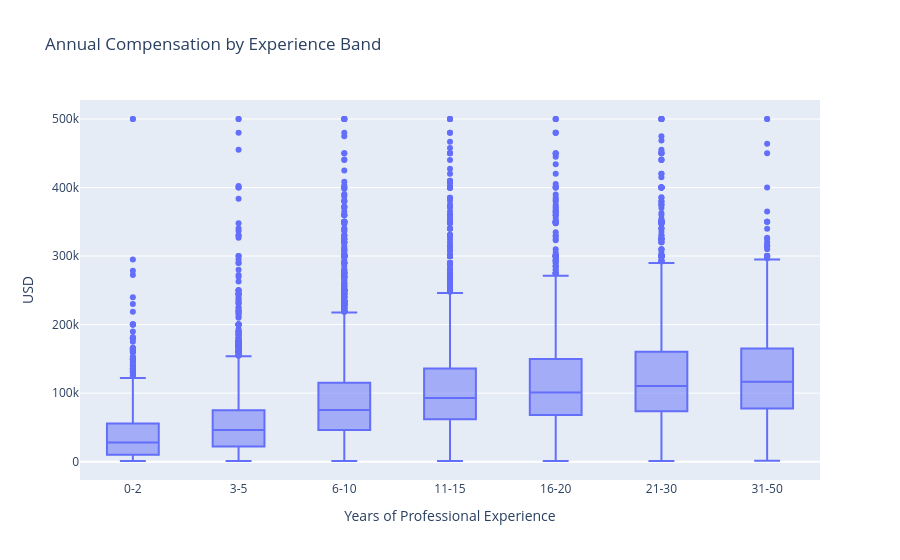

The notebook cell saved with this chart:
### Code cell
bins = [0, 2, 5, 10, 15, 20, 30, 50]
labels = ["0-2", "3-5", "6-10", "11-15", "16-20", "21-30", "31-50"]
df_exp["ExpBand"] = pd.cut(df_exp["WorkExp"], bins=bins, labels=labels, right=True)

fig = px.box(
    df_exp, x="ExpBand", y="ConvertedCompYearly",
    title="Annual Compensation by Experience Band",
    labels={"ExpBand": "Years of Professional Experience", "ConvertedCompYearly": "USD"},
    category_orders={"ExpBand": labels},
)
fig.show()

### Figure 1 — Plotly figure (JSON) as saved in the notebook; plotly's stock layout.template omitted (floating-point values rounded to 4 significant figures; data arrays with more than 128 entries replaced by an {"elided": "..."} marker saying what was removed)
{"data": [{"alignmentgroup": "True", "hovertemplate": "Years of Professional Experience=%{x}<br>USD=%{y}<extra></extra>", "legendgroup": "", "marker": {"color": "#636efa"}, "name": "", "notched": false, "offsetgroup": "", "orientation": "v", "showlegend": false, "type": "box", "x": {"elided": "19060 str values"}, "x0": " ", "xaxis": "x", "y": {"elided": "19060 float values"}, "y0": " ", "yaxis": "y"}], "layout": {"boxmode": "group", "legend": {"tracegroupgap": 0}, "title": {"text": "Annual Compensation by Experience Band"}, "xaxis": {"anchor": "y", "categoryarray": ["0-2", "3-5", "6-10", "11-15", "16-20", "21-30", "31-50"], "categoryorder": "array", "domain": [0, 1], "title": {"text": "Years of Professional Experience"}}, "yaxis": {"anchor": "x", "domain": [0, 1], "title": {"text": "USD"}}}}
